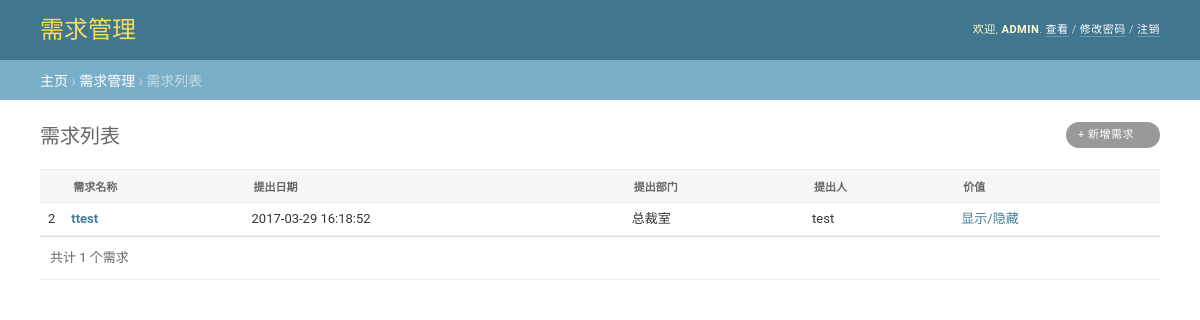
Page / (signed in) on the earlier database version.
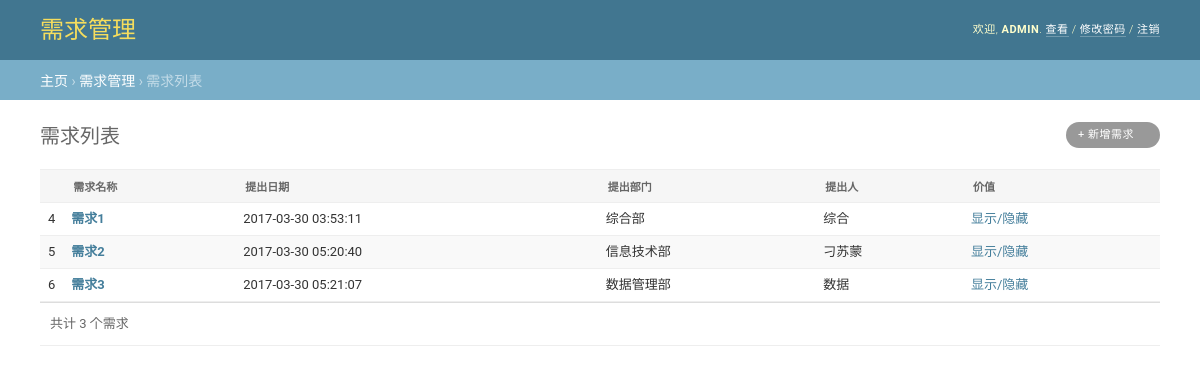
Same page on the later database version.
### ProjectTracking/models.py (models this page shows, shortened)
class Requirement(models.Model):
    DEPARTMENT_ZONGCAISHI = 0
    DEPARTMENT_ZONGHE = 1
    DEPARTMENT_CAIWU = 2
    DEPARTMENT_CHUANGXIN = 3
    DEPARTMENT_WANGXIAO = 4
    DEPARTMENT_CHANXIAN = 5
    DEPARTMENT_SHOUXIAN = 6
    DEPARTMENT_SHUJU = 7
    DEPARTMENT_XINXI = 8
    CATEGORY_DEVELOPMENT = 0
    CATEGORY_OPERATION = 1
    CATEGORY_EMERGENCY = 2
    REQUIREMENT_DEPARTMENT_CHOICES = (
        (DEPARTMENT_ZONGCAISHI, '总裁室'),
        (DEPARTMENT_ZONGHE, '综合部'),
        (DEPARTMENT_CAIWU, '财务部'),
        (DEPARTMENT_CHUANGXIN, '创新业务部'),
        (DEPARTMENT_WANGXIAO, '网络销售部'),
        (DEPARTMENT_CHANXIAN, '产险销售部'),
        (DEPARTMENT_SHOUXIAN, '寿险电销部'),
        (DEPARTMENT_SHUJU, '数据管理部'),
        (DEPARTMENT_XINXI, '信息技术部'),
    )
    REQUIREMENT_CATEGORY = (
        (CATEGORY_DEVELOPMENT, '开发类'),
        (CATEGORY_OPERATION, '运维类'),
        (CATEGORY_EMERGENCY, '紧急类'),
    )
    r_id = models.AutoField('ID', primary_key=True)
    r_info_name = models.CharField('需求名称', max_length=100, default='')
    r_info_submit_time = models.DateTimeField('提交时间')
    r_info_submit_department = models.IntegerField('提出部门', choices=REQUIREMENT_DEPARTMENT_CHOICES,
                                                   default=DEPARTMENT_ZONGCAISHI)
    r_info_submit_person = models.CharField('提出人', max_length=10, default='')
    r_info_value = models.CharField('价值', max_length=500, default='无')

### ProjectTracking/views.py (the view)
# urls.py: url(r'^$', login_required(IndexView.as_view()), name='index'),
class IndexView(generic.ListView):
    model = Requirement
    template_name = 'ProjectTracking/index.html'
    def get_context_data(self, **kwargs):
        context = super(IndexView, self).get_context_data(**kwargs)
        context['current_user'] = self.request.user
        return context

### ProjectTracking/templates/ProjectTracking/index.html (shortened to what this page needs)
<!DOCTYPE html>
<html lang="en-us">
<head>
    <link rel="stylesheet" type="text/css" href="/static/css/base.css"/>
    <link rel="stylesheet" type="text/css" href="/static/css/changelists.css" />
</head>
<div id="container">
    <div id="header">
        <div id="branding">
            <h1 id="site-name"><a href="#">需求管理</a></h1>
        </div>
        <div id="user-tools">
            欢迎,
            <strong>{{ current_user }}</strong>.
            <a href="#">查看</a> /
            <a href="#">修改密码</a> /
            <a href="{% url 'ProjectTracking:logout' %}">注销</a>
        </div>
    </div>
    <div class="breadcrumbs">
        <a href="#">主页</a>
        &rsaquo; <a href="#">需求管理</a>
        &rsaquo; 需求列表
    </div>
    <div id="content" class="flex">
        <h1>需求列表</h1>
        <div id="content-main">
            <ul class="object-tools">
                <li>
                    <a href="#" class="addlink">+ 新增需求</a>
                </li>
            </ul>
            <div class="module" id="changelist">
                <div class="results">
                    <table id="result_list">
                        <thead>
                        <tr>
                            <th scope="col" class="action-checkbox-column">
                            </th>
                            <th scope="col" class="sortable column-r_info_name">
                                <div class="text"><a href="?o=1">需求名称</a></div>
                            </th>
                            <th scope="col" class="sortable column-r_info_submit_time">
                                <div class="text"><a href="?o=2">提出日期</a></div>
                            </th>
                            <th scope="col" class="sortable column-r_info_submit_department">
                                <div class="text"><a href="?o=3">提出部门</a></div>
                            </th>
                            <th scope="col" class="sortable column-r_info_submit_person">
                                <div class="text"><a href="?o=4">提出人</a></div>
                            </th>
                            <th scope="col" class="sortable column-r_info_value">
                                <div class="text"><a href="?o=5">价值</a></div>
                            </th>
                        </tr>
                        </thead>
                        <tbody>
                        {% if requirement_list %}
                            {% for requirement in requirement_list %}
                                {% if forloop.counter0|divisibleby:2 %}
                                <tr class="row1">
                                {% else %}
                                <tr class="row2">
                                {% endif %}
                                    <td class="action-checkbox">{{ requirement.r_id }}</td>
                                    <th class="field-r_info_name"><a href="#">{{ requirement.r_info_name }}</a>
                                    </th>
                                    <td class="field-r_info_submit_time nowrap">{{ requirement.r_info_submit_time|date:"Y-m-d H:i:s" }}</td>
                                    <td class="field-r_info_submit_department">{{ requirement.get_r_info_submit_department_display }}</td>
                                    <td class="field-r_info_submit_person">{{ requirement.r_info_submit_person }}</td>
                                    <td class="field-r_info_value"><a href="#">显示/隐藏</a></td>
                                </tr>
                            {% endfor %}
                        {% endif %}
                        </tbody>
                    </table>
                </div>
                <p class="paginator">共计 {{ requirement_list|length }} 个需求</p>
            </div>
        </div>
        <br class="clear"/>
    </div>
</div>
</body>
</html>

Differences in the rows shown:
removed Requirement: r_id "2", r_info_name "ttest", r_info_submit_time "2017-03-29 16:18:52", r_info_submit_department "总裁室", r_info_submit_person "test"
added Requirement: r_id "4", r_info_name "需求1", r_info_submit_time "2017-03-30 03:53:11", r_info_submit_department "综合部", r_info_submit_person "综合"
added Requirement: r_id "5", r_info_name "需求2", r_info_submit_time "2017-03-30 05:20:40", r_info_submit_department "信息技术部", r_info_submit_person "刁苏蒙"
added Requirement: r_id "6", r_info_name "需求3", r_info_submit_time "2017-03-30 05:21:07", r_info_submit_department "数据管理部", r_info_submit_person "数据"
Other differences:
{{ requirement_list|length }}: "1" → "3"
